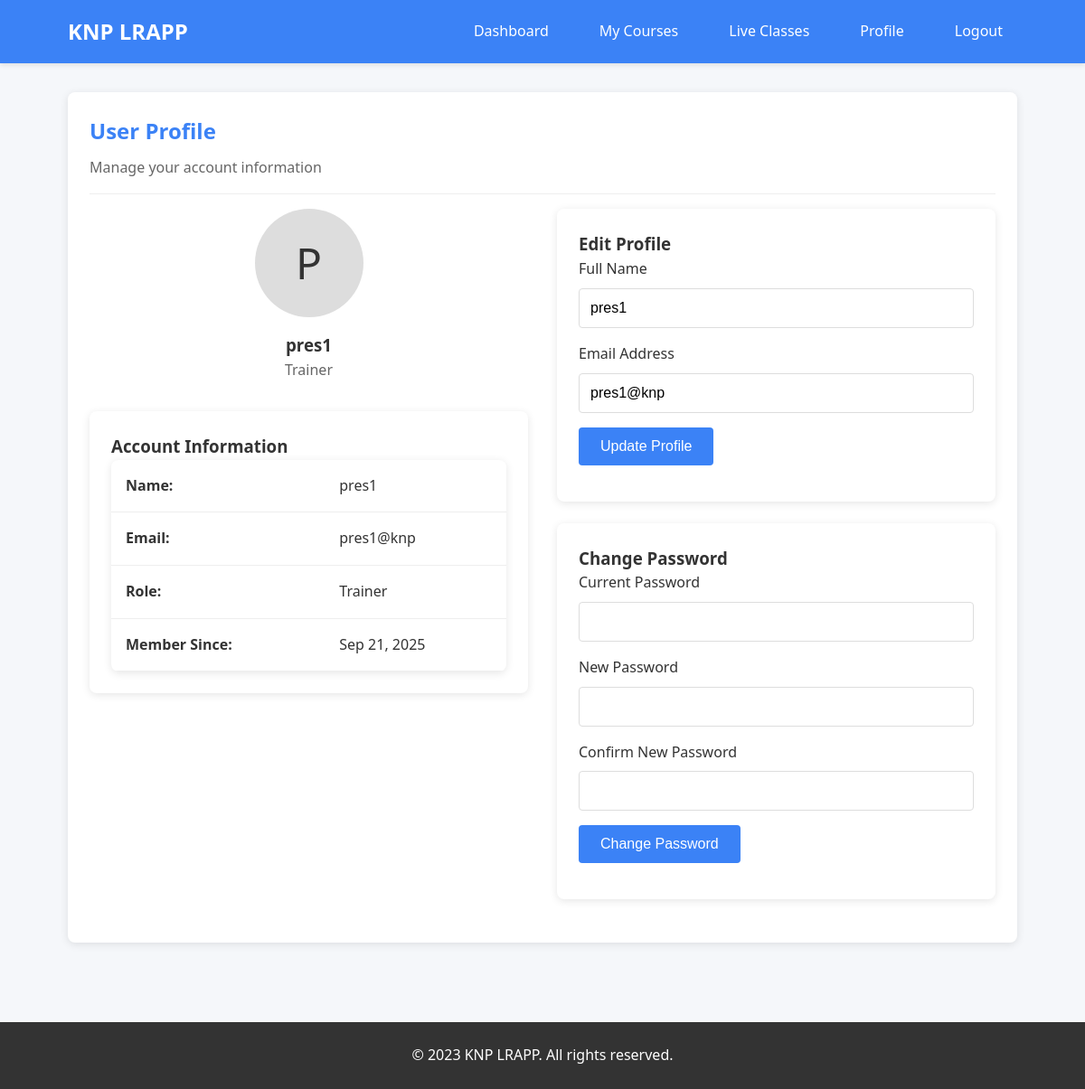
Screenshot of /profile.php (signed in) with the database file from the repository.
### tables this page shows
CREATE TABLE `users` (
  `id` int NOT NULL AUTO_INCREMENT,
  `name` varchar(100) NOT NULL,
  `email` varchar(100) NOT NULL,
  `password` varchar(255) NOT NULL,
  `role` enum('trainee','trainer','exam_officer','admin','presenter') DEFAULT 'trainee',
  `created_at` timestamp NULL DEFAULT CURRENT_TIMESTAMP,
  `status` enum('active','pending','suspended') DEFAULT 'pending',
  `bio` text,
  `avatar` varchar(255) DEFAULT NULL,
  `phone` varchar(20) DEFAULT NULL,
  `department_id` int DEFAULT NULL,
  PRIMARY KEY (`id`),
  UNIQUE KEY `email` (`email`)
);

### includes/functions.php (called while the page is built, shortened)
<?php
require_once 'database.php';
function getUserRole() {
    return isset($_SESSION['user_role']) ? $_SESSION['user_role'] : 'trainee';
}
function getUserById($id) {
    global $pdo;
    $stmt = $pdo->prepare("SELECT * FROM users WHERE id = ?");
    $stmt->execute([$id]);
    return $stmt->fetch();
}
?>

### profile.php (the view, shortened to what this page needs)
<?php
require_once 'includes/functions.php';
$user = getUserById($_SESSION['user_id']);
$role = getUserRole();
?>
<!DOCTYPE html>
<html lang="en">
<head>
    <link rel="stylesheet" href="assets/css/style.css">
</head>
<body>
    <header>
        <div class="container header-content">
            <div class="logo"><?php echo APP_NAME; ?></div>
            <nav>
                <ul>
                    <li><a href="dashboard.php">Dashboard</a></li>
                    <?php if ($role === 'trainee'): ?>
                        <li><a href="ebooks.php">E-Books</a></li>
                        <li><a href="live_classes.php">Live Classes</a></li>
                    <?php elseif ($role === 'trainer'): ?>
                        <li><a href="courses.php">My Courses</a></li>
                        <li><a href="live_classes.php">Live Classes</a></li>
                    <?php elseif ($role === 'exam_officer'): ?>
                        <li><a href="attendance.php">Attendance</a></li>
                    <?php elseif ($role === 'admin'): ?>
                        <li><a href="admin/dashboard.php">Admin Panel</a></li>
                    <?php endif; ?>
                    <li><a href="profile.php">Profile</a></li>
                    <li><a href="logout.php">Logout</a></li>
                </ul>
            </nav>
        </div>
    </header>
    <main>
        <div class="container">
            <div class="card">
                <div class="card-header">
                    <h2>User Profile</h2>
                    <p>Manage your account information</p>
                </div>
                <div style="display: flex; flex-wrap: wrap; gap: 2rem;">
                    <div style="flex: 1; min-width: 300px;">
                        <div style="text-align: center; margin-bottom: 2rem;">
                            <div style="width: 120px; height: 120px; border-radius: 50%; background: #ddd; margin: 0 auto 1rem; display: flex; align-items: center; justify-content: center; font-size: 3rem;">
                                <?php echo strtoupper(substr($user['name'], 0, 1)); ?>
                            </div>
                            <h3><?php echo htmlspecialchars($user['name']); ?></h3>
                            <p style="color: #666;"><?php echo ucfirst($user['role']); ?></p>
                        </div>
                        <div class="card">
                            <h3>Account Information</h3>
                            <table class="table">
                                <tr>
                                    <td><strong>Name:</strong></td>
                                    <td><?php echo htmlspecialchars($user['name']); ?></td>
                                </tr>
                                <tr>
                                    <td><strong>Email:</strong></td>
                                    <td><?php echo htmlspecialchars($user['email']); ?></td>
                                </tr>
                                <tr>
                                    <td><strong>Role:</strong></td>
                                    <td><?php echo ucfirst($user['role']); ?></td>
                                </tr>
                                <tr>
                                    <td><strong>Member Since:</strong></td>
                                    <td><?php echo date('M j, Y', strtotime($user['created_at'])); ?></td>
                                </tr>
                            </table>
                        </div>
                    </div>
                    <div style="flex: 1; min-width: 300px;">
                        <div class="card">
                            <h3>Edit Profile</h3>
                            <form method="POST">
                                <div class="form-group">
                                    <label for="name">Full Name</label>
                                    <input type="text" id="name" name="name" class="form-control" value="<?php echo htmlspecialchars($user['name']); ?>" required>
                                </div>
                                <div class="form-group">
                                    <label for="email">Email Address</label>
                                    <input type="email" id="email" name="email" class="form-control" value="<?php echo htmlspecialchars($user['email']); ?>" required>
                                </div>
                                <div class="form-group">
                                    <button type="submit" class="btn">Update Profile</button>
                                </div>
                            </form>
                        </div>
                        <div class="card">
                            <h3>Change Password</h3>
                            <form>
                                <div class="form-group">
                                    <label for="current-password">Current Password</label>
                                    <input type="password" id="current-password" class="form-control" required>
                                </div>
                                <div class="form-group">
                                    <label for="new-password">New Password</label>
                                    <input type="password" id="new-password" class="form-control" required>
                                </div>
                                <div class="form-group">
                                    <label for="confirm-password">Confirm New Password</label>
                                    <input type="password" id="confirm-password" class="form-control" required>
                                </div>
                                <div class="form-group">
                                    <button type="submit" class="btn">Change Password</button>
                                </div>
                            </form>
                        </div>
                    </div>
                </div>
            </div>
        </div>
    </main>
    <footer>
        <div class="container">
            <p>&copy; 2023 <?php echo APP_NAME; ?>. All rights reserved.</p>
        </div>
    </footer>
</body>
</html>

### assets/css/style.css (style rules this page uses)
* { margin: 0; padding: 0; box-sizing: border-box; }
body { font-family: 'Segoe UI', Tahoma, Geneva, Verdana, sans-serif; background-color: #f5f7fa; color: #333; line-height: 1.6; }
.container { width: 90%; max-width: 1200px; margin: 0 auto; padding: 0 15px; }
header { background: var(--primary-color, #3B82F6); color: white; padding: 1rem 0; box-shadow: 0 2px 5px rgba(0,0,0,0.1); }
.header-content { display: flex; justify-content: space-between; align-items: center; }
.logo { font-size: 1.5rem; font-weight: bold; }
nav ul { display: flex; list-style: none; }
nav ul li { margin-left: 1.5rem; }
nav ul li a { color: white; text-decoration: none; padding: 0.5rem 1rem; border-radius: 4px; transition: background-color 0.3s; }
main { padding: 2rem 0; }
.card { background: white; border-radius: 8px; box-shadow: 0 2px 10px rgba(0,0,0,0.1); padding: 1.5rem; margin-bottom: 1.5rem; }
.card-header { border-bottom: 1px solid #eee; padding-bottom: 1rem; margin-bottom: 1rem; }
.card-header h2 { font-size: 1.5rem; color: var(--primary-color, #3B82F6); }
.form-group { margin-bottom: 1rem; }
.form-group label { display: block; margin-bottom: 0.5rem; font-weight: 500; }
.form-control { width: 100%; padding: 0.75rem; border: 1px solid #ddd; border-radius: 4px; font-size: 1rem; }
.btn { display: inline-block; padding: 0.75rem 1.5rem; background: var(--primary-color, #3B82F6); color: white; border: none; border-radius: 4px; cursor: pointer; font-size: 1rem; text-decoration: none; text-align: center; transition: background-color 0.3s; }
.table { width: 100%; border-collapse: collapse; background: white; border-radius: 8px; overflow: hidden; box-shadow: 0 2px 5px rgba(0,0,0,0.1); }
.table th, .table td { padding: 1rem; text-align: left; border-bottom: 1px solid #eee; }
footer { background: #333; color: white; text-align: center; padding: 1.5rem 0; margin-top: 2rem; }
.table { width: 100%; border-collapse: collapse; background: white; border-radius: 8px; overflow: hidden; box-shadow: 0 2px 10px rgba(0,0,0,0.1); }
.card-header h2, .card-header h3, .card-header h4 { margin: 0 0 0.5rem 0; color: var(--primary-color); }
.card-header p { margin: 0; color: #666; }
.btn { display: inline-block; padding: 0.75rem 1.5rem; background: var(--primary-color); color: white; border: none; border-radius: 4px; cursor: pointer; font-size: 1rem; text-decoration: none; text-align: center; transition: background-color 0.3s; }
header { background: var(--primary-color); color: white; padding: 1rem 0; box-shadow: 0 2px 5px rgba(0,0,0,0.1); }

### rows the page displays
users: name "P", name "pres1", role "Trainer", email "pres1@knp", created_at "Sep 21, 2025"

### other values shown
APP_NAME "KNP LRAPP"
